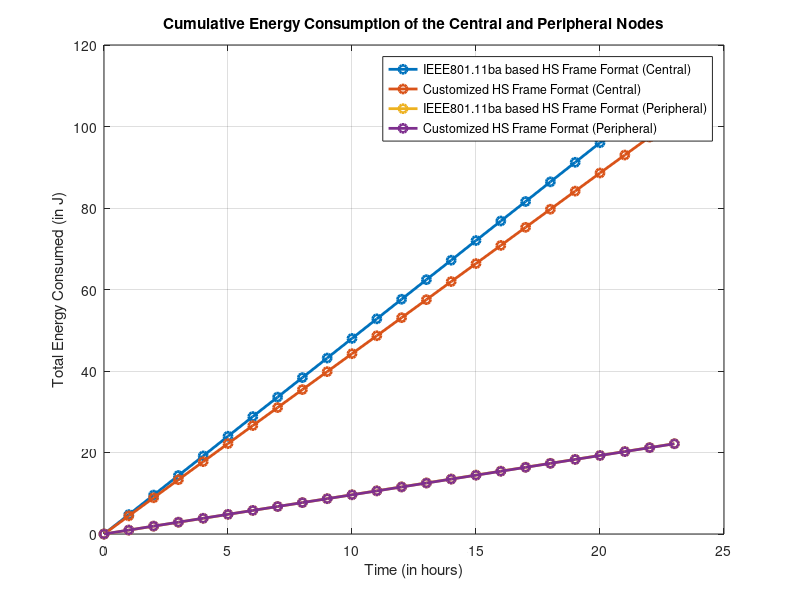

Here is the MATLAB script that generated this plot:
% Simulation parameters
num_nodes = [1]; % Number of stations
simulation_duration = 86400; % in seconds
packet_sizes = [24000, 24000]; % Packet sizes in bits for data
data_rates_payload = [2e6, 2e6]; % Data rates for transmission of actual data
data_rates_wur = [62.5e3, 62.5e3]; % Data rates for reception in bits per second for data and acknowledgements
wur_sizes = [53, 24]; % Acknowledgement packet sizes in bits for different scenarios
ack_durations = [20e-6, 20e-6]; % Duration of acknowledgement transmission in seconds for different scenarios
time_step = 500e-3; % time after which AP sends a packet to a node randomly 
difs = 50e-6; % DIFS: Distributed Inter-Frame Space
sifs = 10e-6; % SIFS: Short Inter-Frame Space
slot_duration = 20e-6; % Slot duration in seconds. Related to DIFS and SIFS as: DIFS = 2*slot_duration + SIFS
backoff_window = 8; % Backoff window size
drop_prob_phy = 0.1; % Probability of packet drop due to PHY layer errors

%%%%%%%%%%%%%%%%%%%%%%%%%%%%%%%%%%%%%%%%%%%%%%%%%%%%%%%%%%%%%%%%%%%%%%%%%%%%%%%%%%%%%%%%%%%%%%%%%%%%%%%%%%%%%%%%%%%%%%%%%%%%%%%%%%%%%%%%%%

% Power consumption parameters
power_sleep = 1e-3; % Power consumption in sleep mode (1 mW per node)
power_rx_idle = 2e-3; % Power consumption in receive idle mode (2 mW)
power_rx_busy = 5e-3; % Power consumption in receive busy mode (5 mW)
power_receiving = 10e-3; % Power consumption while receiving (10 mW)
power_tx_idle = 2e-3; % Power consumption in transmit idle mode (2 mW) = Power consumption in receive idle mode (2 mW)
power_tx_busy_WuR = 100e-3; % Power consumption in transmit busy mode for wakeup packet (100 mW)
power_wakeup_rx = 75e-6; % Power consumption in wakeup receive mode (75 micro W per node)
power_tx_busy_data = 2.24e-3; % Power consumption in transmit busy mode for data (22.4 mW)

%%%%%%%%%%%%%%%%%%%%%%%%%%%%%%%%%%%%%%%%%%%%%%%%%%%%%%%%%%%%%%%%%%%%%%%%%%%%%%%%%%%%%%%%%%%%%%%%%%%%%%%%%%%%%%%%%%%%%%%%%%%%%%%%%%%%%%%%%%

% Initialize arrays to store power consumption
power_consumption_central = zeros(length(num_nodes), length(packet_sizes));
power_consumption_peripheral = zeros(length(num_nodes), length(packet_sizes));
cumulative_power_central = zeros(1, 2 * floor(simulation_duration/time_step));
cumulative_power_peripheral = zeros(1, 2 * floor(simulation_duration/time_step));
time_stamp = zeros(1, simulation_duration/ time_step);
cumulative_power_count = 1;

%%%%%%%%%%%%%%%%%%%%%%%%%%%%%%%%%%%%%%%%%%%%%%%%%%%%%%%%%%%%%%%%%%%%%%%%%%%%%%%%%%%%%%%%%%%%%%%%%%%%%%%%%%%%%%%%%%%%%%%%%%%%%%%%%%%%%%%%%%

% Loop over different packet sizes

for s = 1:length(packet_sizes)
    packet_size = packet_sizes(s); 
    data_rate_payload = data_rates_payload(s);
    data_rate_wur = data_rates_wur(s);
    wur_size = wur_sizes(s);
    ack_duration = ack_durations(s);
    
    for n = 1:length(num_nodes)
        
        num_peripheral_nodes = num_nodes(n); % Number of peripheral nodes

        num_packets = floor(simulation_duration / time_step); % Calculate the number of packets sent by the central node

        % Initialize power consumption of the central node and peripheral nodes

        total_power_central = 0;
        total_power_peripheral = 0;

        for t = 1:num_packets

            % Calculate the various times associated with the central node and peripheral node(s).

            wifi_packet_duration = packet_size / data_rate_payload;
            wur_duration = wur_size/data_rate_wur;     
            backoff_duration = randi(backoff_window) * slot_duration;
            sleep_duration = time_step - difs - backoff_duration - wur_duration - wifi_packet_duration - (3 * sifs) - (2 * ack_duration);
            
            X = rand; % Random number to determine if packet is dropped due to PHY layer errors
            tx_count = 1;
            while X <= drop_prob_phy
                 tx_count = tx_count + 1; % Number of retransmissions
                X = rand;
            end

%%%%%%%%%%%%%%%%%%%%%%%%%%%%%%%%%%%%%%%%%%%%%%%%%%%%%%%%%%%%%%%%%%%%%%%%%%%%%%%%%%%%%%%%%%%%%%%%%%%%%%%%%%%%%%%%%%%%%%%%%%%%%%%%%%%%%%%%%%

            % Total Energy Consumption of the Central Node (We multiply by tx_count to account for retransmissions)
            
            % During DIFS, Backoff and SIFS (after Acknowledgement transmission)
            total_power_central = total_power_central + ((difs + backoff_duration + sifs) * power_rx_idle * tx_count);

            % To transmit the WuR Signal and Transmit the Data Packet
            total_power_central = total_power_central + (((wur_duration * power_tx_busy_WuR) + (wifi_packet_duration * power_tx_busy_data)) * tx_count);
            
            % To receive the Acknowledgement
            total_power_central = total_power_central + (2 * ack_duration * power_receiving * tx_count);

            % During SIFS (before the first and last Acknowledgements)
            total_power_central = total_power_central + (2 * sifs * power_rx_busy * tx_count);
            
            % Sleep mode power consumption
            total_power_central = total_power_central + (sleep_duration * power_sleep * tx_count);

            cumulative_power_central(cumulative_power_count) = total_power_central; % Cumulative power consumption of the central node
            time_stamp(t) = t * time_step; % Time stamp for the current packet

%%%%%%%%%%%%%%%%%%%%%%%%%%%%%%%%%%%%%%%%%%%%%%%%%%%%%%%%%%%%%%%%%%%%%%%%%%%%%%%%%%%%%%%%%%%%%%%%%%%%%%%%%%%%%%%%%%%%%%%%%%%%%%%%%%%%%%%%%%

            % Total Energy Consumption of the Peripheral Node(s) (We multiply by tx_count to account for retransmissions)

            rx_node_num = 1;

            % Sleep mode power consumption for all nodes except the one receiving the packet
            total_power_peripheral = total_power_peripheral + (num_peripheral_nodes-rx_node_num) * power_sleep * time_step;

            % DIFS and Backoff Duration
            total_power_peripheral = total_power_peripheral + (num_peripheral_nodes * power_sleep * (difs + backoff_duration) * tx_count);
            
            % Wakeup receive mode power consumption for all nodes
            total_power_peripheral = total_power_peripheral + (num_peripheral_nodes * power_wakeup_rx * wur_duration * tx_count);
            
            % Tx Idle mode power consumption for 2 SIFS Durations for a particular set of node(s)
            total_power_peripheral = total_power_peripheral + (rx_node_num * power_tx_idle * 2 * sifs * tx_count);
            
            % Receive busy mode power consumption for 1 SIFS Duration for a particular set of node(s)
            total_power_peripheral = total_power_peripheral + (rx_node_num * power_rx_busy * sifs * tx_count);
            
            % Acknowledgement transmission power consumption for a particular set of node(s)
            total_power_peripheral = total_power_peripheral + (rx_node_num * power_tx_busy_data * 2 * ack_duration * tx_count);
            
            % Receiving busy mode power consumption for a particular set of node(s)
            total_power_peripheral = total_power_peripheral + (rx_node_num * power_receiving * wifi_packet_duration * tx_count);
            
            cumulative_power_peripheral(cumulative_power_count) = total_power_peripheral;
            cumulative_power_count = cumulative_power_count + 1;
        end

%%%%%%%%%%%%%%%%%%%%%%%%%%%%%%%%%%%%%%%%%%%%%%%%%%%%%%%%%%%%%%%%%%%%%%%%%%%%%%%%%%%%%%%%%%%%%%%%%%%%%%%%%%%%%%%%%%%%%%%%%%%%%%%%%%%%%%%%%%

        % Find the average power consumed by the central and peripheral nodes per transmission
        
        power_consumption_central(n, s) = total_power_central / floor((simulation_duration/time_step));
        power_consumption_peripheral(n, s) = total_power_peripheral / ((simulation_duration/time_step) * num_peripheral_nodes);
    end
end

disp("Central Power:")
disp(power_consumption_central)

disp("Peripheral Power:")
disp(power_consumption_peripheral)

%%%%%%%%%%%%%%%%%%%%%%%%%%%%%%%%%%%%%%%%%%%%%%%%%%%%%%%%%%%%%%%%%%%%%%%%%%%%%%%%%%%%%%%%%%%%%%%%%%%%%%%%%%%%%%%%%%%%%%%%%%%%%%%%%%%%%%%%%%

time_stamp_ds = time_stamp(1:7200:end); % Downsample the time stamp to plot the graph
time_stamp_ds = time_stamp_ds/3600; % Convert time to hours
cumulative_power_central_ds = cumulative_power_central(1:7200:end); % Downsample the cumulative power consumption to plot the graph
cumulative_power_peripheral_ds = cumulative_power_peripheral(1:7200:end); % Downsample the cumulative power consumption to plot the graph

% Plot the total cumulative energy consumption of the central node and peripheral node(s)

figure(1);

plot(time_stamp_ds, cumulative_power_central_ds(1 : floor(length(cumulative_power_central_ds)/2)) , '-o', 'LineWidth', 2, 'DisplayName', 'IEEE801.11ba based HS Frame Format (Central)');
hold on;
plot(time_stamp_ds, cumulative_power_central_ds(floor(length(cumulative_power_central_ds)/2) + 1:end), '-o', 'LineWidth', 2, 'DisplayName', 'Customized HS Frame Format (Central)');
hold on;
plot(time_stamp_ds, cumulative_power_peripheral_ds(1 : floor(length(cumulative_power_peripheral_ds)/2)) , '-o', 'LineWidth', 2, 'DisplayName', 'IEEE801.11ba based HS Frame Format (Peripheral)');
hold on;
plot(time_stamp_ds, cumulative_power_peripheral_ds(floor(length(cumulative_power_peripheral_ds)/2) + 1:end), '-o', 'LineWidth', 2, 'DisplayName', 'Customized HS Frame Format (Peripheral)');

xlabel('Time (in hours)');
ylabel('Total Energy Consumed (in J)');
title('Cumulative Energy Consumption of the Central and Peripheral Nodes');
legend('Location', 'Best');
grid on;

%%%%%%%%%%%%%%%%%%%%%%%%%%%%%%%%%%%%%%%%%%%%%%%%%%%%%%%%%%%%%%%%%%%%%%%%%%%%%%%%%%%%%%%%%%%%%%%%%%%%%%%%%%%%%%%%%%%%%%%%%%%%%%%%%%%%%%%%%%

% Print the average power consumed by the central Node

disp('Average Power Consumption by the Access Point (AP):');
disp(['Wakeup Packet: IEEE802.11ba - ', num2str(power_consumption_central(1, 1)), ' W']);
disp(['Wakeup Packet: Customized - ', num2str(power_consumption_central(1, 2)), ' W']);

% Print the Optimization in the Power Consumption
disp("Power Optimized per Transmission")
disp(power_consumption_central(1, 1) - power_consumption_central(1, 2));

% Print the average power consumed by the peripheral nodes

disp('Average Power Consumption by the Peripheral Nodes:');
disp(['Wakeup Packet: IEEE802.11ba - ', num2str(power_consumption_peripheral(1, 1)), ' W']);
disp(['Wakeup Packet: Customized - ', num2str(power_consumption_peripheral(1, 2)), ' W'])

%%%%%%%%%%%%%%%%%%%%%%%%%%%%%%%%%%%%%%%%%%%%%%%%%%%%%%%%%%%%%%%%%%%%%%%%%%%%%%%%%%%%%%%%%%%%%%%%%%%%%%%%%%%%%%%%%%%%%%%%%%%%%%%%%%%%%%%%%%